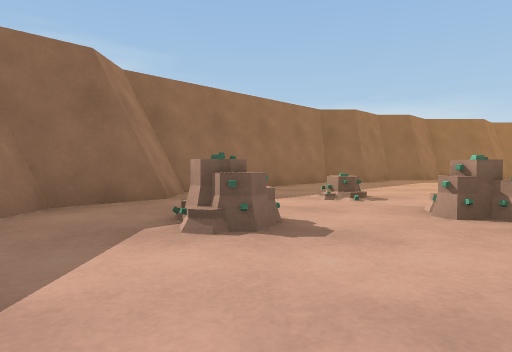
view 1 (above)

17 first-person views from a walk through a scene from a Unity 3-D project. The camera is 0.46 m above the floor, tilts 2° down and sees 75° across. The floor is counted in squares, 1 m on a side. Each view is taken from the middle of a square. On the plan, view 1 faces up. The plan holds only what a view shows up to about 9 squares ahead; the rest is blank. The place goes on beyond the plan.

view 2
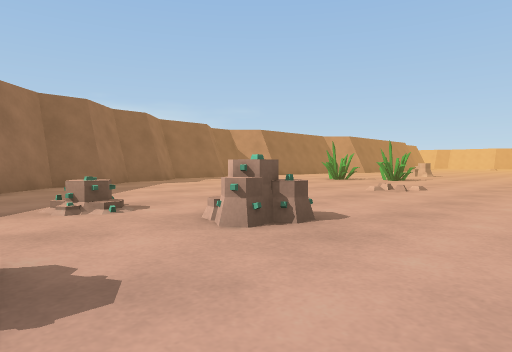

view 3
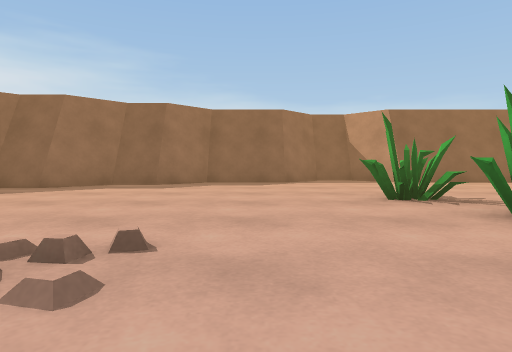

view 4
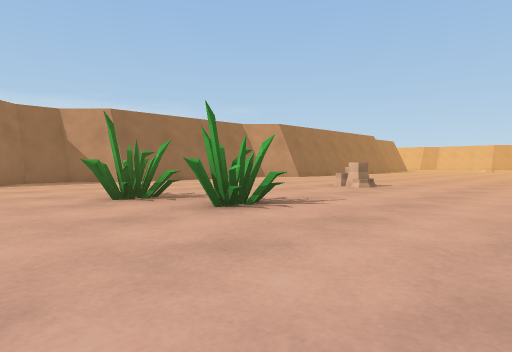

view 5
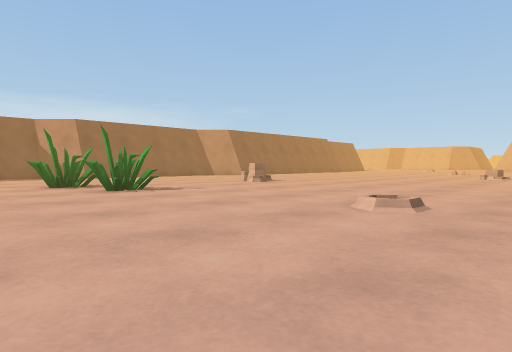

view 6
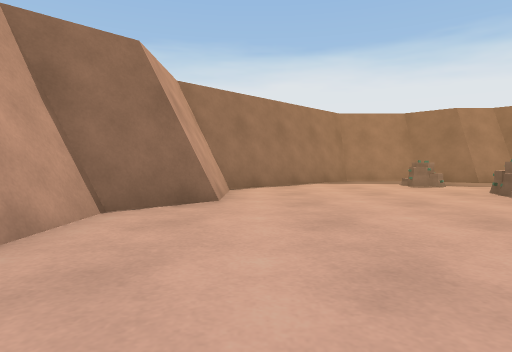

view 7
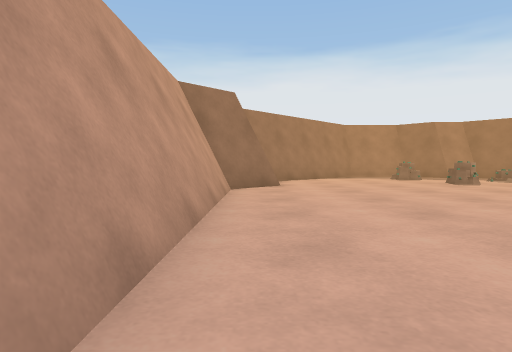

view 8
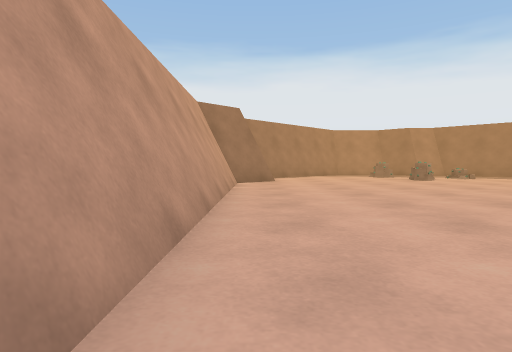

view 9
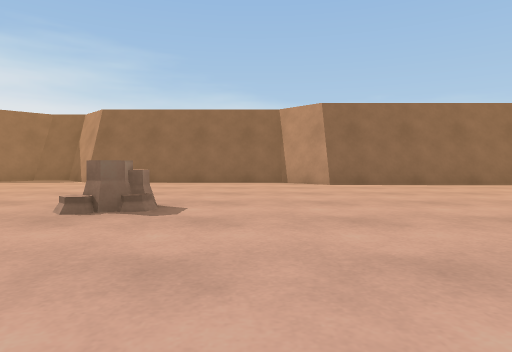

view 10
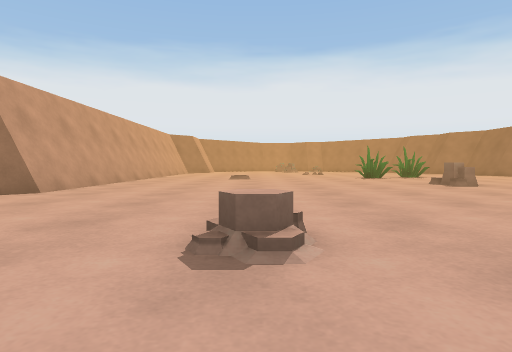

view 11
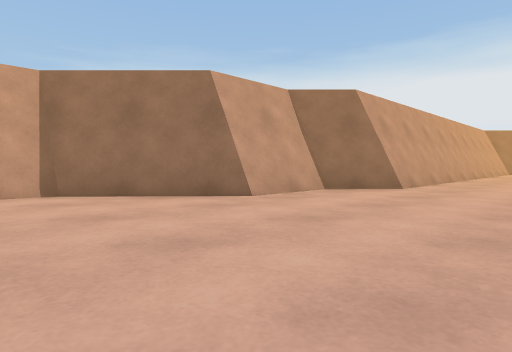

view 12
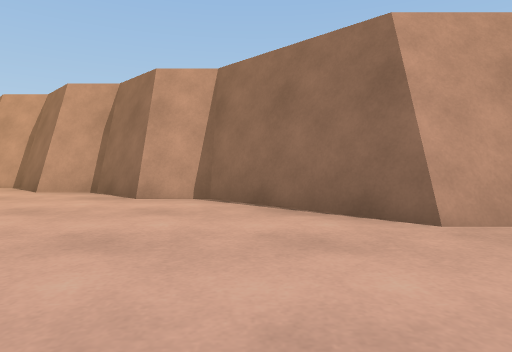

view 13
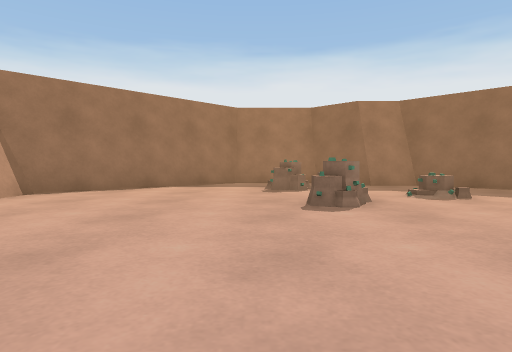

view 14
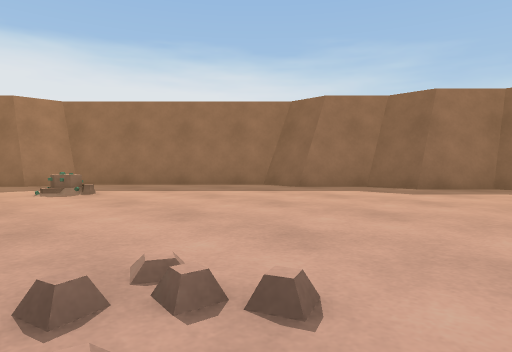

view 15
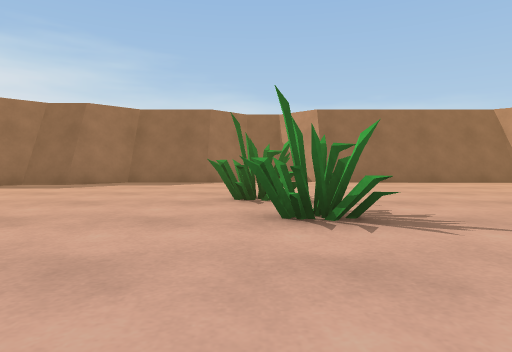

view 16
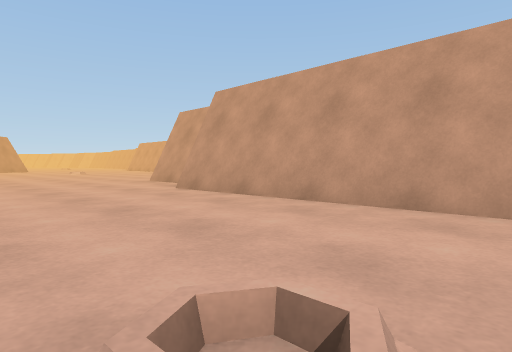

view 17
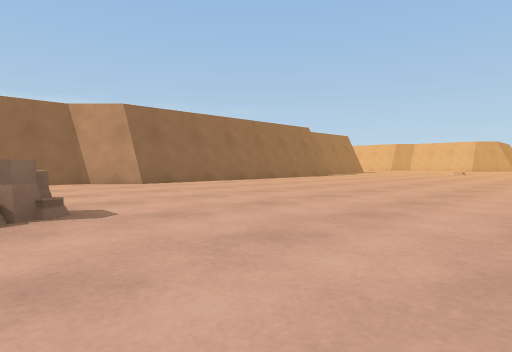

### Floor plan
Points are (right, up) in squares from view 1. A wall is a line through its corners. A room is listed if a view was taken in it or the views show most of it. See-through windows are left out.
Room 1 (views 1, 2, 3, 4, 5, 6, 7, 8, 9, 10, 11, 12, 13, 14, 15, 16, 17)
walls: (16.6, -3.8) (18.6, -3.8); (15.7, 10.8) (10.6, 10.8); (9.7, 11.5) (8.7, 11.5) (7.8, 10.6) (5.7, 10.6); (7.7, 10.8) (5.8, 10.8) (4.6, 9.6); (4.9, 9.5) (3.7, 9.5); (4.9, 9.8) (3.9, 9.8) (2.9, 8.7) (1.9, 8.7) (-1.4, 5.5) (-1.4, 4.5) (-2.4, 3.4) (-2.4, 1.6) (1, -1.8) (2.9, -1.8); (3.8, -2.5) (15.6, -2.5) (16.7, -3.6) (18.6, -3.6) (20.8, -5.8); (2.7, 8.6) (1.7, 8.6); (21, 9.5) (16.8, 9.5) (15.7, 10.6) (10.9, 10.6) (9.7, 11.8) (8.7, 11.8); (21, 9.8) (16.6, 9.8); (20.5, -5.6) (21.6, -5.6) (22.6, -6.5) (23.5, -6.5); (0.8, -1.6) (2.7, -1.6) (3.9, -2.8) (15.8, -2.8); (20.5, -5.8) (21.6, -5.8); (22.5, -6.8) (23.5, -6.8)
low walls: (10.6, 10.6) (9.8, 11.4); (-2.3, 3.5) (-2.3, 1.4)
objects: other object (0, 2) to (0, 3); other object (1, 5); other object (2, 3); other object (9, 6); other object (10, 5); rock (13, 5) to (14, 6); rock (19, 1)

Where each view was taken, in squares from view 1:
view 1: 0 up, 0 right, facing up
view 2: 1 up, 0 right, facing up-right
view 3: 2 up, 7 right, facing up
view 4: 2 up, 7 right, facing up-right
view 5: 1 down, 7 right, facing up-right
view 6: 1 down, 7 right, facing left
view 7: 2 down, 10 right, facing left
view 8: 2 down, 12 right, facing left
view 9: 2 up, 15 right, facing up
view 10: 1 up, 21 right, facing left
view 11: 0 up, 22 right, facing down-left
view 12: 1 down, 20 right, facing down
view 13: 2 up, 6 right, facing left
view 14: 3 up, 7 right, facing up-left
view 15: 2 up, 9 right, facing up
view 16: 1 up, 10 right, facing down-right
view 17: 2 up, 13 right, facing up-right
